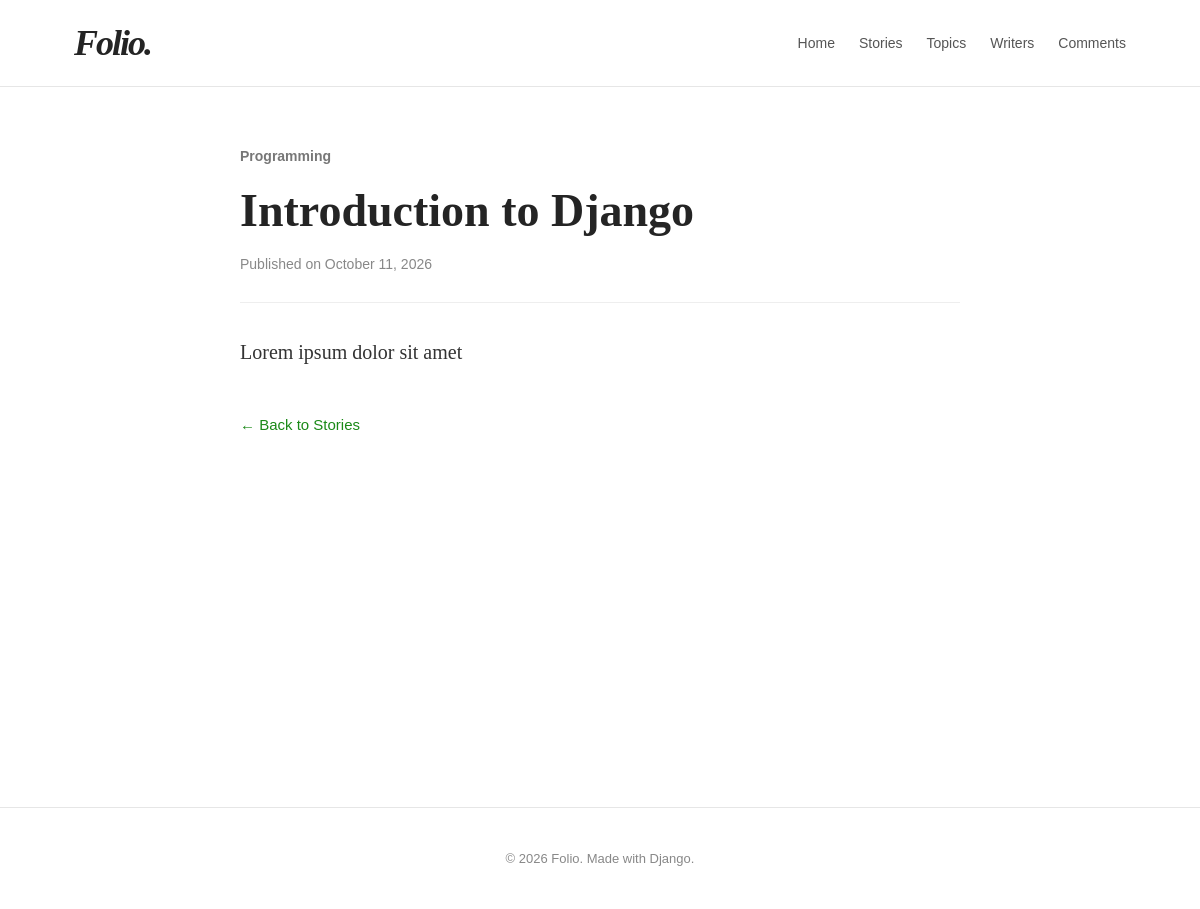
Screenshot of /blogs/1/ with the database file from the repository.
### blog/models.py (models this page shows, shortened)
class Post(models.Model):
    title = models.CharField(max_length=200)
    content = models.TextField()
    category = models.ForeignKey(
        Category,
        on_delete=models.PROTECT
        )
    date_published = models.DateTimeField(auto_now_add=True)

class Category(models.Model):
    name = models.CharField(max_length=100)

### blog/views.py (the view)
# urls.py: path("blogs/<int:post_id>/", views.blogdetails, name="blogdetails"),
def blogdetails(request, post_id):
    post = Post.objects.get(id=post_id)
    context = {
        'post': post
    }
    return render(request, 'blogdetails.html', context)

### blog/templates/blogdetails.html
{% extends 'master.html' %}
{% block content %}
<article class="article-detail">
    <span class="article-category">{{ post.category.name }}</span>
    <h1>{{ post.title }}</h1>
    <p class="article-date">
        Published on {{ post.date_published|date:"F d, Y" }}
    </p>
    <hr>
    <div class="article-content">
        {{ post.content|linebreaks }}
    </div>
    <a class="back-link" href="{% url 'blogs' %}">
        ← Back to Stories
    </a>
</article>
{% endblock %}

### blog/static/blog/style.css (style rules this page uses)
* { box-sizing: border-box; }
body { margin: 0; font-family: Arial, sans-serif; background: #ffffff; color: #242424; }
h1, h2 { font-family: Georgia, serif; }
a { color: inherit; }
.article-detail { max-width: 720px; margin: 0 auto; }
.article-category { color: #777; font-size: 14px; font-weight: bold; }
.article-detail h1 { font-family: Georgia, serif; font-size: 46px; line-height: 1.2; margin: 18px 0; }
.article-date { color: #888; font-size: 14px; margin-bottom: 30px; }
.article-detail hr { border: none; border-top: 1px solid #eee; margin: 30px 0; }
.article-content { font-family: Georgia, serif; font-size: 20px; line-height: 1.9; color: #333; margin-bottom: 45px; }
.back-link { display: inline-block; color: #1a8917; text-decoration: none; font-size: 15px; }

### rows the page displays
Post: category.name "Programming", title "Introduction to Django", date_published "October 11, 2026", content "Lorem ipsum dolor sit amet"
